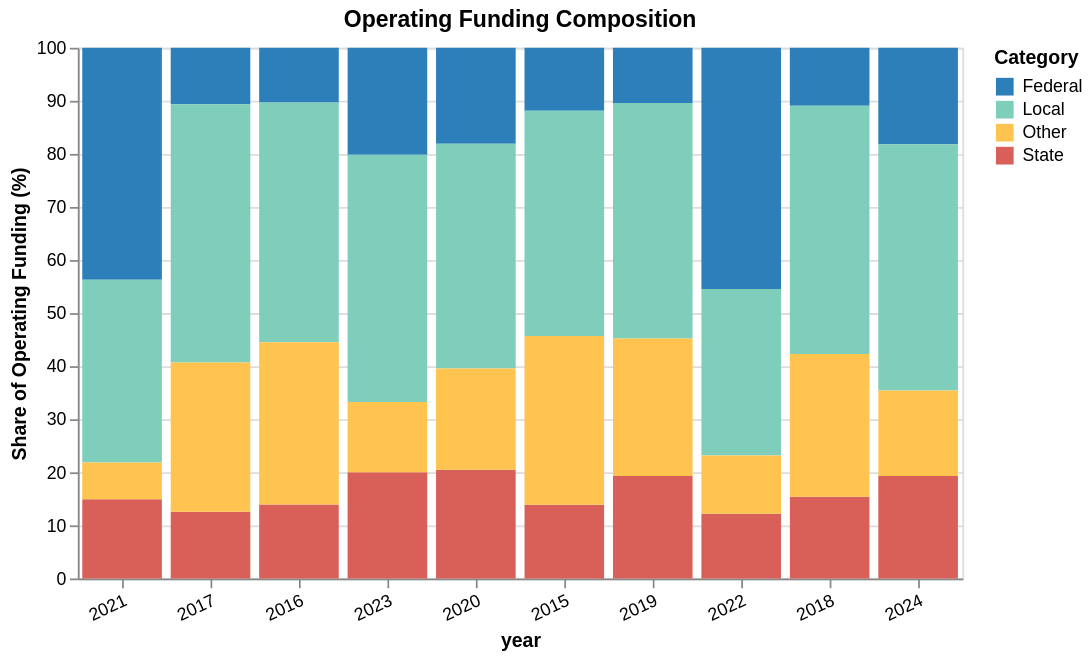

The code cell stored with this chart in its notebook:
### Code cell
chart = percent_stacked_bar(
    df_CA,
    group_column="year",
    category_columns={
        "Federal": "operating_federal",
        "State": "operating_state",
        "Local": "operating_local",
        "Other": "operating_other"
    },
    chart_title="Operating Funding Composition",
    y_title="Share of Operating Funding (%)",
    colors=["#2C7FB8", "#7FCDBB", "#FEC44F", "#D95F59"]
)

chart

### Figure 1 — Vega specification as saved in the notebook (floating-point values rounded to 4 significant figures)
{"$schema": "https://vega.github.io/schema/vega/v6.json", "data": [{"name": "source_0"}, {"name": "data_0", "values": [{"amount": 792883528, "category": "Federal", "percentage": 11.86, "sum_percentage_end": 100.0, "sum_percentage_start": 88.14, "year": 2015}, {"amount": 734604839, "category": "Federal", "percentage": 10.31, "sum_percentage_end": 100.0, "sum_percentage_start": 89.69, "year": 2016}, {"amount": 802452479, "category": "Federal", "percentage": 10.64, "sum_percentage_end": 100.0, "sum_percentage_start": 89.36, "year": 2017}, {"amount": 845726355, "category": "Federal", "percentage": 10.91, "sum_percentage_end": 100.0, "sum_percentage_start": 89.09, "year": 2018}, {"amount": 856206376, "category": "Federal", "percentage": 10.42, "sum_percentage_end": 100.0, "sum_percentage_start": 89.58, "year": 2019}, {"amount": 1559046573, "category": "Federal", "percentage": 18.09, "sum_percentage_end": 100.0, "sum_percentage_start": 81.91, "year": 2020}, {"amount": 3450554994, "category": "Federal", "percentage": 43.73, "sum_percentage_end": 100.0, "sum_percentage_start": 56.27, "year": 2021}, {"amount": 3677178132, "category": "Federal", "percentage": 45.46, "sum_percentage_end": 100.0, "sum_percentage_start": 54.54, "year": 2022}, {"amount": 1904262192, "category": "Federal", "percentage": 20.14, "sum_percentage_end": 100.0, "sum_percentage_start": 79.86, "year": 2023}, {"amount": 1883937627, "category": "Federal", "percentage": 18.19, "sum_percentage_end": 100.0, "sum_percentage_start": 81.81, "year": 2024}, {"amount": 926779571, "category": "State", "percentage": 13.87, "sum_percentage_end": 13.87, "sum_percentage_start": 0.0, "year": 2015}, {"amount": 992073168, "category": "State", "percentage": 13.92, "sum_percentage_end": 13.92, "sum_percentage_start": 0.0, "year": 2016}, {"amount": 949661416, "category": "State", "percentage": 12.59, "sum_percentage_end": 12.59, "sum_percentage_start": 0.0, "year": 2017}, {"amount": 1195060293, "category": "State", "percentage": 15.41, "sum_percentage_end": 15.41, "sum_percentage_start": 0.0, "year": 2018}, {"amount": 1584678910, "category": "State", "percentage": 19.29, "sum_percentage_end": 19.29, "sum_percentage_start": 0.0, "year": 2019}, {"amount": 1767293479, "category": "State", "percentage": 20.51, "sum_percentage_end": 20.51, "sum_percentage_start": 0.0, "year": 2020}, {"amount": 1177648453, "category": "State", "percentage": 14.92, "sum_percentage_end": 14.92, "sum_percentage_start": 0.0, "year": 2021}, {"amount": 985731582, "category": "State", "percentage": 12.19, "sum_percentage_end": 12.19, "sum_percentage_start": 0.0, "year": 2022}, {"amount": 1893864257, "category": "State", "percentage": 20.03, "sum_percentage_end": 20.03, "sum_percentage_start": 0.0, "year": 2023}, {"amount": 2000831690, "category": "State", "percentage": 19.32, "sum_percentage_end": 19.32, "sum_percentage_start": 0.0, "year": 2024}, {"amount": 2836292422, "category": "Local", "percentage": 42.44, "sum_percentage_end": 88.14, "sum_percentage_start": 45.7, "year": 2015}, {"amount": 3219843044, "category": "Local", "percentage": 45.17, "sum_percentage_end": 89.69, "sum_percentage_start": 44.52, "year": 2016}, {"amount": 3672164672, "category": "Local", "percentage": 48.67, "sum_percentage_end": 89.36, "sum_percentage_start": 40.7, "year": 2017}, {"amount": 3627804519, "category": "Local", "percentage": 46.79, "sum_percentage_end": 89.09, "sum_percentage_start": 42.3, "year": 2018}, {"amount": 3643556956, "category": "Local", "percentage": 44.35, "sum_percentage_end": 89.58, "sum_percentage_start": 45.23, "year": 2019}, {"amount": 3648109841, "category": "Local", "percentage": 42.33, "sum_percentage_end": 81.91, "sum_percentage_start": 39.58, "year": 2020}, {"amount": 2715840565, "category": "Local", "percentage": 34.42, "sum_percentage_end": 56.27, "sum_percentage_start": 21.86, "year": 2021}, {"amount": 2539208428, "category": "Local", "percentage": 31.39, "sum_percentage_end": 54.54, "sum_percentage_start": 23.15, "year": 2022}, {"amount": 4404761350, "category": "Local", "percentage": 46.59, "sum_percentage_end": 79.86, "sum_percentage_start": 33.27, "year": 2023}, {"amount": 4807429772, "category": "Local", "percentage": 46.41, "sum_percentage_end": 81.81, "sum_percentage_start": 35.4, "year": 2024}, {"amount": 2127028168, "category": "Other", "percentage": 31.83, "sum_percentage_end": 45.7, "sum_percentage_start": 13.87, "year": 2015}, {"amount": 2181349965, "category": "Other", "percentage": 30.6, "sum_percentage_end": 44.52, "sum_percentage_start": 13.92, "year": 2016}, {"amount": 2120887329, "category": "Other", "percentage": 28.11, "sum_percentage_end": 40.7, "sum_percentage_start": 12.59, "year": 2017}, {"amount": 2084893971, "category": "Other", "percentage": 26.89, "sum_percentage_end": 42.3, "sum_percentage_start": 15.41, "year": 2018}, {"amount": 2131802433, "category": "Other", "percentage": 25.95, "sum_percentage_end": 45.23, "sum_percentage_start": 19.29, "year": 2019}, {"amount": 1644107892, "category": "Other", "percentage": 19.08, "sum_percentage_end": 39.58, "sum_percentage_start": 20.51, "year": 2020}, {"amount": 547139199, "category": "Other", "percentage": 6.934, "sum_percentage_end": 21.86, "sum_percentage_start": 14.92, "year": 2021}, {"amount": 886589128, "category": "Other", "percentage": 10.96, "sum_percentage_end": 23.15, "sum_percentage_start": 12.19, "year": 2022}, {"amount": 1251835995, "category": "Other", "percentage": 13.24, "sum_percentage_end": 33.27, "sum_percentage_start": 20.03, "year": 2023}, {"amount": 1666277971, "category": "Other", "percentage": 16.09, "sum_percentage_end": 35.4, "sum_percentage_start": 19.32, "year": 2024}]}, {"name": "source_0_x_domain_year", "values": [{"sort_field": 5.0, "year": 2015}, {"sort_field": 2.0, "year": 2016}, {"sort_field": 1.0, "year": 2017}, {"sort_field": 8.0, "year": 2018}, {"sort_field": 6.0, "year": 2019}, {"sort_field": 4.0, "year": 2020}, {"sort_field": 0.0, "year": 2021}, {"sort_field": 7.0, "year": 2022}, {"sort_field": 3.0, "year": 2023}, {"sort_field": 9.0, "year": 2024}]}, {"name": "data_0_color_domain_category", "values": [{"category": "Federal"}, {"category": "State"}, {"category": "Local"}, {"category": "Other"}]}], "marks": [{"type": "rect", "name": "marks", "from": {"data": "data_0"}, "encode": {"update": {"y2": {"field": "sum_percentage_start", "scale": "y"}, "tooltip": {"signal": "{\"year\": isValid(datum[\"year\"]) ? isArray(datum[\"year\"]) ? join(datum[\"year\"], '\\n') : datum[\"year\"] : \"\"+datum[\"year\"], \"Category\": isValid(datum[\"category\"]) ? isArray(datum[\"category\"]) ? join(datum[\"category\"], '\\n') : datum[\"category\"] : \"\"+datum[\"category\"], \"Share\": format(datum[\"percentage\"], \".1f\"), \"Amount\": format(datum[\"amount\"], \",.0f\")}"}, "x": {"field": "year", "scale": "x"}, "width": {"signal": "max(0.25, bandwidth('x'))"}, "y": {"field": "sum_percentage_end", "scale": "y"}, "fill": {"field": "category", "scale": "color"}}}, "style": ["bar"]}], "scales": [{"name": "x", "type": "band", "domain": {"data": "source_0_x_domain_year", "field": "year", "sort": {"op": "max", "field": "sort_field"}}, "range": [0, {"signal": "width"}], "paddingInner": 0.1, "paddingOuter": 0.05}, {"name": "y", "type": "linear", "domain": [0, 100], "range": [{"signal": "height"}, 0], "zero": true}, {"name": "color", "type": "ordinal", "domain": {"data": "data_0_color_domain_category", "field": "category", "sort": true}, "range": ["#2C7FB8", "#7FCDBB", "#FEC44F", "#D95F59"]}], "axes": [{"scale": "y", "ticks": false, "tickCount": {"signal": "ceil(height/40)"}, "domain": false, "maxExtent": 0, "orient": "left", "aria": false, "gridScale": "x", "minExtent": 0, "labels": false, "zindex": 0, "grid": true}, {"scale": "x", "labelAlign": "right", "zindex": 0, "grid": false, "labelAngle": 335, "title": "year", "orient": "bottom", "labelBaseline": "top"}, {"scale": "y", "tickCount": {"signal": "ceil(height/40)"}, "grid": false, "labelOverlap": true, "orient": "left", "zindex": 0, "title": "Share of Operating Funding (%)", "format": ".0f"}], "title": {"text": "Operating Funding Composition", "frame": "group"}, "legends": [{"title": "Category", "fill": "color", "symbolType": "square"}], "background": "white", "width": 500, "height": 300, "padding": 5, "style": "cell"}
